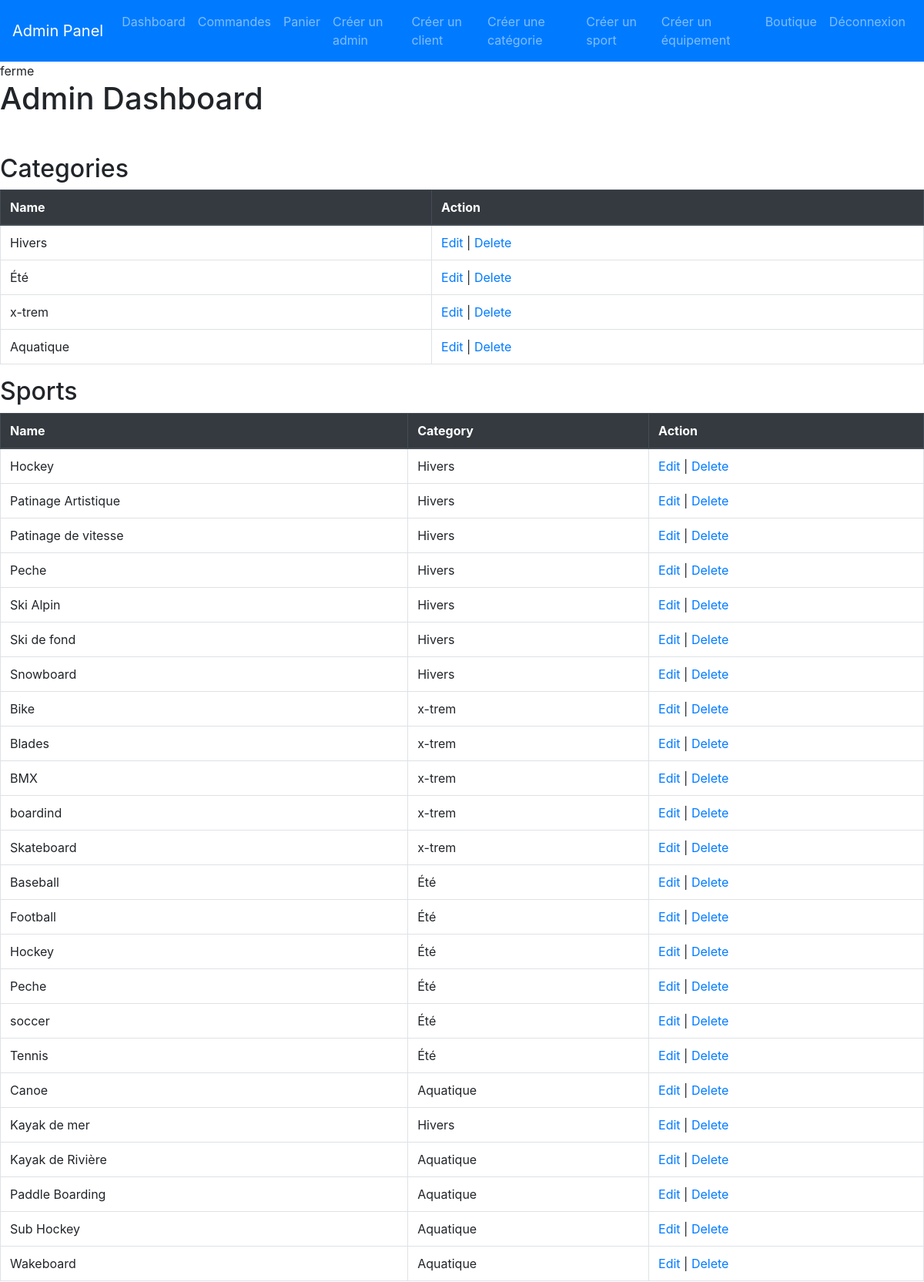
The page /admin_dashboard.php (upper part) on the database its author committed.
### tables this page shows
CREATE TABLE `categorie` (
  `id` int(11) NOT NULL,
  `categorie` varchar(255) NOT NULL,
  `image` varchar(255) DEFAULT NULL
);

CREATE TABLE `sport` (
  `id` int(11) NOT NULL,
  `nom` varchar(255) NOT NULL,
  `description` text DEFAULT NULL,
  `image` varchar(255) DEFAULT NULL,
  `categorie_id` int(11) DEFAULT NULL
);

### includes/chargement.php (called while the page is built, shortened)
<?php
if (!function_exists('chargement')) {
function chargement($classe){
    $model = "./app/classe/".$classe.".class.php";
}
}

### app/classe/Request.class.php (called while the page is built, shortened)
<?php
class Request{
    protected $sql;
    public function setSql($sql) {
        $this->sql = $sql;
    }
    public function getLines($oCon, $params = [], $uneSeuleLigne = false) {
        $oStatement = $oCon->prepare($this->sql);
        if (array_keys($params) !== range(0, count($params) - 1)) {
            $oStatement->execute();
        } else {
            $oStatement->execute($params);
        }
        $resultat = $uneSeuleLigne ? $oStatement->fetch(PDO::FETCH_ASSOC) :
        $oStatement->fetchAll(PDO::FETCH_ASSOC);
        return $resultat;
    }
}
?>

### admin_dashboard.php (the view, shortened to what this page needs)
<?php
include './includes/chargement.php';
include './includes/navbar_admin.php';
$dbConnection = new DatabaseConnexion(HOST, DBNAME, DBUSER, DBPASSWORD);
$conn = $dbConnection->connexion();
$request = new Request();
$request->setSql('SELECT * FROM Categorie');
$categories = $request->getLines($conn);
$request->setSql('SELECT * FROM Sport');
?>
<!DOCTYPE html>
<html lang="en">
<head>
    <link rel="stylesheet" href="https://maxcdn.bootstrapcdn.com/bootstrap/4.5.2/css/bootstrap.min.css">
</head>
<body>
<h1>Admin Dashboard</h1>
<section class="mt-5">
    <h2>Categories</h2>
    <table class="table table-bordered">
            <thead class="thead-dark">
            <tr>
                <th>Name</th>
                <th>Action</th>
            </tr>
        </thead>
        <tbody>
            <?php foreach ($categories as $category): ?>
            <tr>
                <td><?php echo $category['categorie']; ?></td>
                <td>
                    <a href="update_categorie.php?id=<?php echo $category['id']; ?>">Edit</a> |
                    <a href="delete_categorie.php?id=<?php echo $category['id']; ?>">Delete</a>
                </td>
            </tr>
            <?php endforeach; ?>
        </tbody>
    </table>
</section>
<section>
    <h2>Sports</h2>
    <table class="table table-bordered">
            <thead class="thead-dark">
            <tr>
                <th>Name</th>
                <th>Category</th>
                <th>Action</th>
            </tr>
        </thead>
        <tbody>
            <?php
            $request->setSql('SELECT sport.id AS sport_id, sport.nom AS sport_name, categorie.categorie AS category_name FROM sport JOIN categorie ON sport.categorie_id = categorie.id');
            $sportsWithCategories = $request->getLines($conn);
            foreach ($sportsWithCategories as $sport): ?>
                <tr>
                    <td><?php echo $sport['sport_name']; ?></td>
                    <td><?php echo $sport['category_name']; ?></td>
                    <td>
                        <a href="update_sport.php?id=<?php echo $sport['sport_id']; ?>">Edit</a> |
                        <a href="delete_sport.php?id=<?php echo $sport['sport_id']; ?>">Delete</a>
                    </td>
                </tr>
            <?php endforeach; ?>
        </tbody>
    </table>
</section>
</body>
</html>

### rows shown on the page
categorie: categorie "Hivers"
categorie: categorie "Été"
categorie: categorie "x-trem"
categorie: categorie "Aquatique"
sport: nom "Hockey", categorie.categorie "Hivers"
sport: nom "Patinage Artistique", categorie.categorie "Hivers"
sport: nom "Patinage de vitesse", categorie.categorie "Hivers"
sport: nom "Peche", categorie.categorie "Hivers"
sport: nom "Ski Alpin", categorie.categorie "Hivers"
sport: nom "Ski de fond", categorie.categorie "Hivers"
sport: nom "Snowboard", categorie.categorie "Hivers"
sport: nom "Bike", categorie.categorie "x-trem"
sport: nom "Blades", categorie.categorie "x-trem"
sport: nom "BMX", categorie.categorie "x-trem"
sport: nom "boardind", categorie.categorie "x-trem"
sport: nom "Skateboard", categorie.categorie "x-trem"
sport: nom "Baseball", categorie.categorie "Été"
sport: nom "Football", categorie.categorie "Été"
sport: nom "Hockey", categorie.categorie "Été"
sport: nom "Peche", categorie.categorie "Été"
sport: nom "soccer", categorie.categorie "Été"
sport: nom "Tennis", categorie.categorie "Été"
sport: nom "Canoe", categorie.categorie "Aquatique"
sport: nom "Kayak de mer", categorie.categorie "Hivers"
sport: nom "Kayak de Rivière", categorie.categorie "Aquatique"
sport: nom "Paddle Boarding", categorie.categorie "Aquatique"
sport: nom "Sub Hockey", categorie.categorie "Aquatique"
sport: nom "Wakeboard", categorie.categorie "Aquatique"
